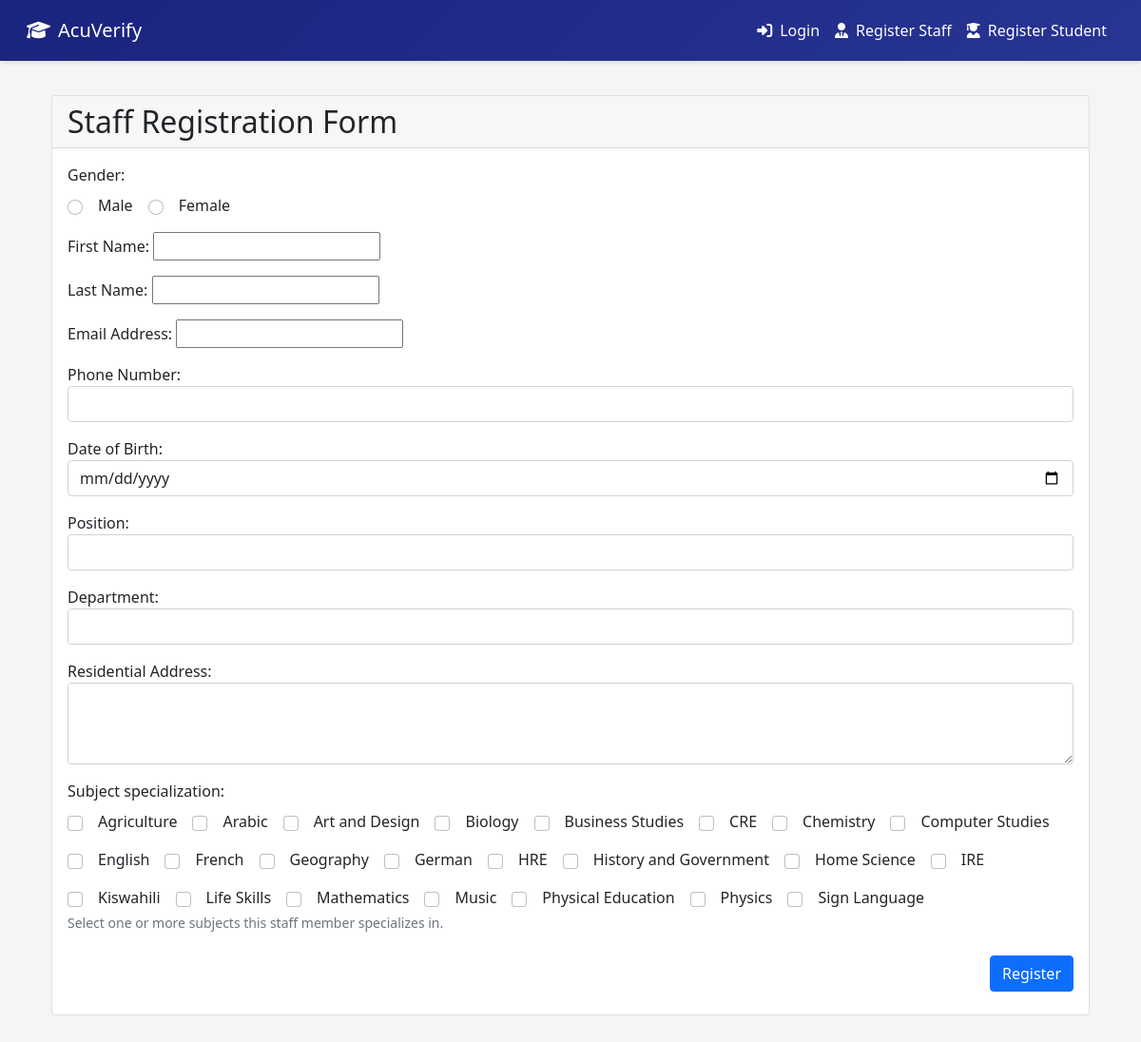
/register_staff/, run on the app's committed database.
### AcuVerifyapp/models.py (models this page shows)
class Subject(models.Model):
    id=models.AutoField(primary_key=True)
    subject_name=models.CharField(max_length=255)
    classes=models.ManyToManyField(Classes, related_name='subjects', blank=True)
    created_at=models.DateTimeField(auto_now_add=True)
    updated_at=models.DateTimeField(auto_now=True)
    objects=models.Manager()
    def __str__(self):
        return self.subject_name

### AcuVerifyapp/views.py (the view)
# urls.py: path('register_staff/', views.register_staff, name='register_staff'),
def register_staff(request):
    if request.method == 'POST':
        form = StaffRegistrationForm(request.POST)
        if form.is_valid():
            form.save()
            messages.success(request, 'Staff member registered successfully!')
            return redirect('staff_list')
    else:
        form = StaffRegistrationForm()
    return render(request, 'staffregistrationform.html', {'form': form})

### AcuVerifyapp/context_processors.py (called while the page is built, shortened)
def profile_picture(request):
    user = getattr(request, 'user', None)
    result = {'profile_pic_url': None, 'profile_initials': None, 'is_teacher': False}
    if not user or not user.is_authenticated:
        return result

### AcuVerifyapp/forms.py (called while the page is built)
    def _ensure_default_subjects(self):
        generic_class, _ = Classes.objects.get_or_create(class_name="General", defaults={"education_level": None})
        existing_names = set(
            Subject.objects.filter(subject_name__in=self.KENYA_SUBJECTS).values_list("subject_name", flat=True)
        )
        missing = [name for name in self.KENYA_SUBJECTS if name not in existing_names]
        for name in missing:
            subj, created = Subject.objects.get_or_create(subject_name=name)
            subj.classes.add(generic_class)

### AcuVerifyapp/templates/staffregistrationform.html (shortened to what this page needs)
{% extends "base.html" %}
{% block content %}
  <div class="container my-4">
    <div class="card">
      <div class="card-header">
        <h2 class="mb-0">{% if editing %}Update Staff Details{% else %}Staff Registration Form{% endif %}</h2>
      </div>
      <div class="card-body">
        <form method="post">
          <div class="mb-3">
            <label class="form-label">Gender:</label>
            <div class="d-flex gap-3 align-items-center">
              {% for radio in form.gender %}
                <label class="d-flex align-items-center gap-2 mb-0">
                  {{ radio.tag }} {{ radio.choice_label }}
                </label>
              {% endfor %}
            </div>
          </div>
          {% for field in form %}
            {% if field.name != "gender" and field.name != "subject_specialization" %}
              <div class="mb-3">
                {{ field.label_tag }}
                {{ field }}
              </div>
            {% endif %}
          {% endfor %}
          <div class="mb-3">
            <label class="form-label">{{ form.subject_specialization.label }}:</label>
            <div class="d-flex flex-wrap gap-3">
              {% for checkbox in form.subject_specialization %}
                <label class="d-flex align-items-center gap-2 mb-0">
                  {{ checkbox.tag }} {{ checkbox.choice_label }}
                </label>
              {% empty %}
                <span class="text-muted">No subjects available.</span>
              {% endfor %}
            </div>
            {% if form.subject_specialization.help_text %}
              <div class="form-text">{{ form.subject_specialization.help_text }}</div>
            {% endif %}
          </div>
          <div class="card-footer bg-transparent border-0 text-end px-0">
            <button type="submit" class="btn {% if editing %}btn-success{% else %}btn-primary{% endif %}">{% if editing %}Update{% else %}Register{% endif %}</button>
          </div>
        </form>
      </div>
    </div>
  </div>
{% endblock %}

### AcuVerifyapp/templates/base.html (shortened to what this page needs)
<!DOCTYPE html>
<html lang="en">
<head>
    <link href="https://cdn.jsdelivr.net/npm/bootstrap@5.1.3/dist/css/bootstrap.min.css" rel="stylesheet">
    <link rel="stylesheet" href="https://cdnjs.cloudflare.com/ajax/libs/font-awesome/6.4.0/css/all.min.css">
</head>
<body>
    {% block navbar %}
    <nav class="navbar navbar-expand-lg navbar-custom">
        <div class="container-fluid">
            <div class="d-flex align-items-center">
                <a class="navbar-brand d-flex align-items-center" href="{% url 'home' %}">
                    <i class="fas fa-graduation-cap me-2"></i>
                    <span class="d-none d-sm-inline">AcuVerify</span>
                </a>
            </div>
            {% if user.is_authenticated %}
            <div class="user-info">
                <div class="notification-bell" title="Notifications">
                    <i class="fas fa-bell"></i>
                    <span class="notification-badge">0</span>
                </div>
                <div class="user-profile dropdown-toggle" data-bs-toggle="dropdown" aria-expanded="false">
                    {% if profile_pic_url %}
                    <div class="profile-picture" style="overflow:hidden;">
                        <img src="{{ profile_pic_url }}" alt="{{ user.username }}" style="width:100%;height:100%;object-fit:cover;display:block;" />
                    </div>
                    {% else %}
                    <div class="profile-picture">
                        {{ profile_initials }}
                    </div>
                    {% endif %}
                    <div class="user-name">
                        <span class="user-name-text">Welcome, {{ user.first_name }} {{ user.last_name }}</span>
                        <i class="fas fa-chevron-down dropdown-arrow"></i>
                    </div>
                </div>
                <ul class="dropdown-menu dropdown-menu-end">
                    <li><a class="dropdown-item" href="{% url 'home' %}"><i class="fas fa-home me-2"></i>Home</a></li>
                    <li><a class="dropdown-item" href="{% url 'edit_profile' %}"><i class="fas fa-user-circle me-2"></i>Edit Profile</a></li>
                    <li>
                        <hr class="dropdown-divider">
                    </li>
                    <li><a class="dropdown-item" href="{% url 'staff_list' %}"><i class="fas fa-users me-2"></i>Staff List</a></li>
                    <li><a class="dropdown-item" href="{% url 'student_list' %}"><i class="fas fa-user-graduate me-2"></i>Student List</a></li>
                    <li><a class="dropdown-item" href="{% url 'manage_academic_year' %}"><i class="fas fa-calendar me-2"></i>Manage Academic Years</a></li>
                    <li>
                        <hr class="dropdown-divider">
                    </li>
                    <li><a class="dropdown-item" href="{% url 'logout' %}"><i
                                class="fas fa-sign-out-alt me-2"></i>Logout</a></li>
                </ul>
            </div>
            {% else %}
            <div class="collapse navbar-collapse" id="navbarNav">
                <ul class="navbar-nav ms-auto">
                    <li class="nav-item">
                        <a class="nav-link d-flex align-items-center" href="{% url 'login' %}">
                            <i class="fas fa-sign-in-alt me-2"></i>Login
                        </a>
                    </li>
                    <li class="nav-item">
                        <a class="nav-link d-flex align-items-center" href="{% url 'register_staff' %}">
                            <i class="fas fa-user-tie me-2"></i>
                            <span class="d-none d-lg-inline">Register Staff</span>
                        </a>
                    </li>
                    <li class="nav-item">
                        <a class="nav-link d-flex align-items-center" href="{% url 'register_student' %}">
                            <i class="fas fa-user-graduate me-2"></i>
                            <span class="d-none d-lg-inline">Register Student</span>
                        </a>
                    </li>
                </ul>
            </div>
            {% endif %}
        </div>
    </nav>
    {% endblock %}
    <div class="container-fluid">
        <div class="row">
            <div class="{% if user.is_authenticated %}col-md-9 col-lg-10{% else %}col-12{% endif %} main-content"
                id="mainContent">
                {% block content %}
                {% endblock %}
            </div>
        </div>
    </div>
</body>
</html>

### AcuVerifyapp/templates/base.html (style rules this page uses)
:root { --primary-color: #1a237e; --secondary-color: #283593; --accent-color: #3949ab; }
body { font-family: 'Segoe UI', Tahoma, Geneva, Verdana, sans-serif; background-color: #f5f5f5; padding-top: 56px; }
.main-content { padding: 20px; transition: margin-left 0.3s ease-in-out; }
.navbar-custom { background: linear-gradient(135deg, var(--primary-color), var(--secondary-color)); color: white; padding: 0.75rem 1rem; box-shadow: 0 2px 4px rgba(0, 0, 0, 0.1); position: fixed; top: 0; left: 0; right: 0; z-index: 1050; }
.navbar-custom .navbar-brand, .navbar-custom .nav-link { color: white; }
.navbar-custom .navbar-collapse { margin-top: 0.5rem; }
@media (min-width: 992px) { .navbar-custom .navbar-collapse { margin-top: 0; } }

### data on the page
Subject: choice_label "Agriculture"
Subject: choice_label "Arabic"
Subject: choice_label "Art and Design"
Subject: choice_label "Biology"
Subject: choice_label "Business Studies"
Subject: choice_label "CRE"
Subject: choice_label "Chemistry"
Subject: choice_label "Computer Studies"
Subject: choice_label "English"
Subject: choice_label "French"
Subject: choice_label "Geography"
Subject: choice_label "German"
Subject: choice_label "HRE"
Subject: choice_label "History and Government"
Subject: choice_label "Home Science"
Subject: choice_label "IRE"
Subject: choice_label "Kiswahili"
Subject: choice_label "Life Skills"
Subject: choice_label "Mathematics"
Subject: choice_label "Music"
Subject: choice_label "Physical Education"
Subject: choice_label "Physics"
Subject: choice_label "Sign Language"

### other printed values
{{ radio.choice_label }} "Male" "Female"
{{ field.label_tag }} "First Name:" "Last Name:" "Email Address:" "Phone Number:" "Date of Birth:" "Position:" "Department:" "Residential Address:"
